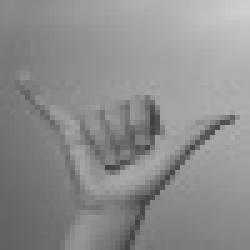
#> input picture Entrenamiento/Y/1262.jpg, 50 x 50 px, found by its file name (shown 5 times larger); its folder holds 4 pictures in this run
$ python Flip.py
#> lines starting #> are read from the running program, lines starting #| are printed output that depends on the picture
import cv2
import os
#from keras.preprocessing.image import load_img

Letra = 'Y'
Directorio = './Validacion/' + Letra
Contador = 253

Datos = os.listdir(Directorio)
for Imagen in Datos:
    Path_imagen = Directorio + '/'+ Imagen
    Original = cv2.imread(Path_imagen)
#> Original is the input picture: shape (50, 50, 3); min 63, max 206, mean 141.2
    Salida = cv2.flip(Original, 1)
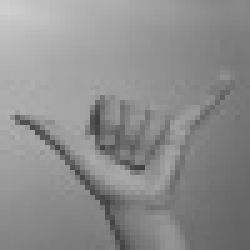
#> Salida: shape (50, 50, 3) (shown 5 times larger); min 63, max 206, mean 141.2
    Nombre = Directorio+str(Contador)
    cv2.imwrite(Directorio +"/%i.jpg"%(Contador), Salida)
    Contador += 1
#> pass 2 of the loop `for Imagen in Datos:`:
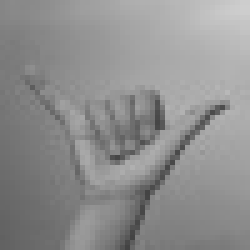
#> input picture Entrenamiento/Y/1389.jpg, 50 x 50 px, found by its file name (shown 5 times larger)
#> Original is the input picture: shape (50, 50, 3); min 67, max 206, mean 142.8
#> `Salida = cv2.flip(Original, 1)`:
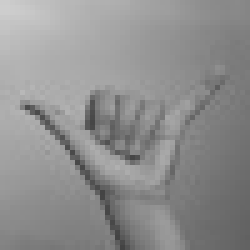
#> Salida: shape (50, 50, 3) (shown 5 times larger); min 67, max 206, mean 142.8
#> pass 3 of the loop `for Imagen in Datos:`:
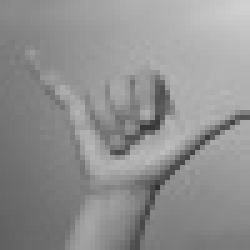
#> input picture Entrenamiento/Y/2030.jpg, 50 x 50 px, found by its file name (shown 5 times larger)
#> Original is the input picture: shape (50, 50, 3); min 49, max 208, mean 144.4
#> `Salida = cv2.flip(Original, 1)`:
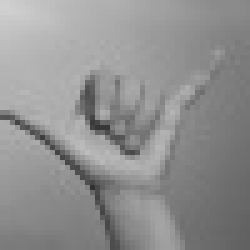
#> Salida: shape (50, 50, 3) (shown 5 times larger); min 49, max 208, mean 144.4
#> the loop made 4 passes; the first 3 are shown

print("Se han generado hasta " + str(Contador) + " imagenes")
